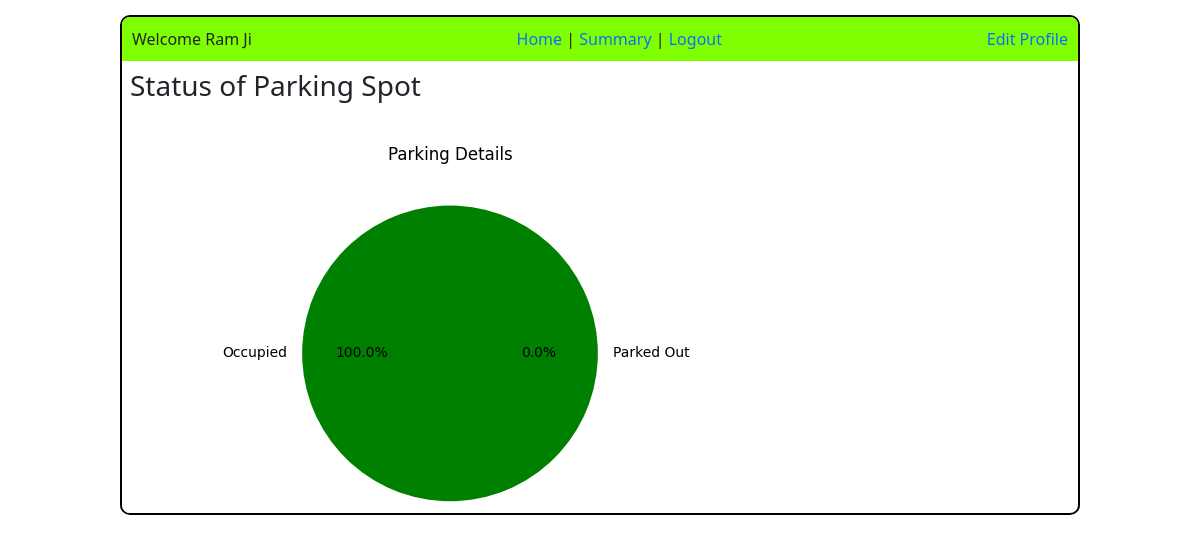
Page /U_summary/2 on the earlier database version.
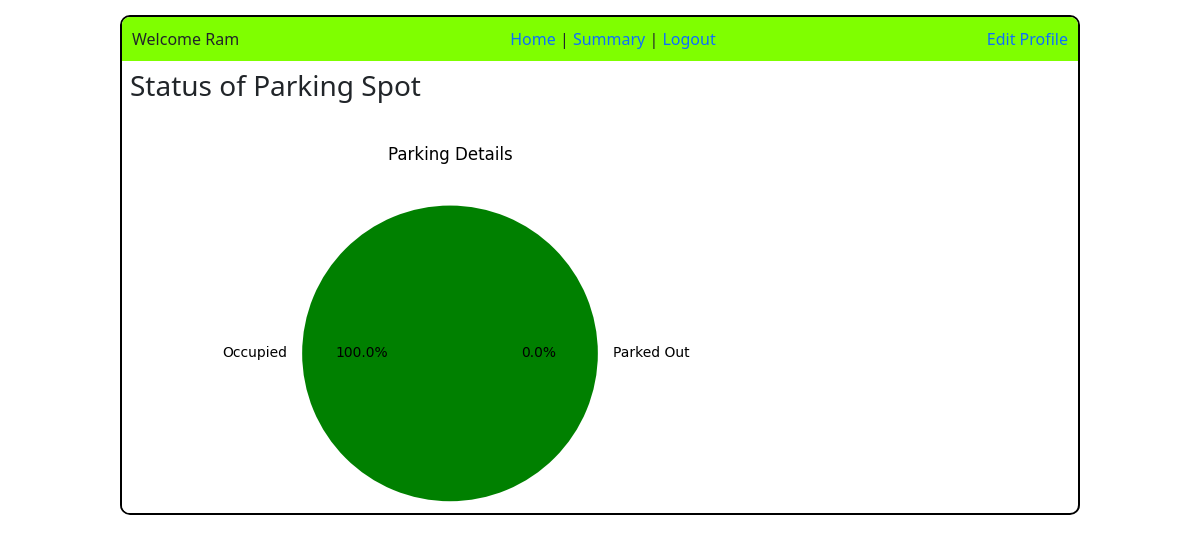
Same page on the later database version.
### application/models.py (models this page shows)
class Users(db.Model):
    id = db.Column(db.Integer , primary_key = True)
    name = db.Column(db.String(),nullable = False)
    email = db.Column(db.String(),nullable = False, unique = True)
    password = db.Column(db.String(),nullable = False)
    address = db.Column(db.String())
    pincode = db.Column(db.Integer)
    type = db.Column(db.String() ,nullable = False ,default = "general")
    spot = db.relationship('Parking_spot' ,cascade = 'all,delete ,delete-orphan', backref = 'users')

### application/controllers.py (the view)
@app.route("/U_summary/<int:id>")
def Us_summary(id):
    this_user = Users.query.filter_by(id = id).first()
    a_s = len(Reserve_parking_spot.query.filter_by(status = "released" , user_id = id).all())
    o_s = len(Reserve_parking_spot.query.filter_by(status = "occupied" , user_id = id).all())
    labels = ["Parked Out" , "Occupied"]
    sizes = [a_s , o_s]
    colors = ["yellow" , "green"]
    plt.pie(sizes , labels = labels , colors = colors ,autopct = "%1.1f%%")
    plt.title("Parking Details")
    plt.savefig(f"static/{id}_us_pie.png")
    plt.clf()
    labels = ["Parked Out" , "Occupied"]
    sizes = [a_s , o_s]
    plt.bar(labels , sizes)
    plt.xlabel("Parking Details")
    plt.ylabel("No of Spot")
    plt.title("Parking Details")
    plt.savefig(f"static/{id}_us_bar.png")
    plt.clf()
    return render_template("user_summary.html" , this_user = this_user , a_s = a_s , o_s = o_s)

### templates/user_summary.html (shortened to what this page needs)
<!DOCTYPE html>
<html lang="en">
<head>
    <link href="https://cdn.jsdelivr.net/npm/bootstrap@5.3.7/dist/css/bootstrap.min.css" rel="stylesheet">
</head>
<body>
    <div style="border: 2px solid black; width: 80%; height: 500px; margin: auto; margin-top: 15px; border-radius: 10px; overflow: auto;">
        <div class="d-flex justify-content-between" style="background-color:chartreuse;padding: 10px;">
            <div>  Welcome {{this_user.name}}</div>
            <div >
                <a class="link-offset-2 link-underline link-underline-opacity-0" href="/Home_user/{{this_user.id}}">Home</a> |
                <a class="link-offset-2 link-underline link-underline-opacity-0" href="/U_summary/{{this_user.id}}">Summary</a> |
                <a class="link-offset-2 link-underline link-underline-opacity-0" href="/login">Logout</a>
            </div>
            <div><a class="link-offset-2 link-underline link-underline-opacity-0" href="/us_prof_edit/{{this_user.id}}">Edit Profile  </a></div>
        </div>
        <div>
            <div class="my-2">
                <h3 class="mx-2"> Status of Parking Spot</h3>
                <img src="/static/{{this_user.id}}_us_pie.png" alt="Pie chart">
                </div>
        </div>
    </div>
</body>
</html>

Differences in the rows shown:
changed Users: name "Ram Ji" → "Ram"
